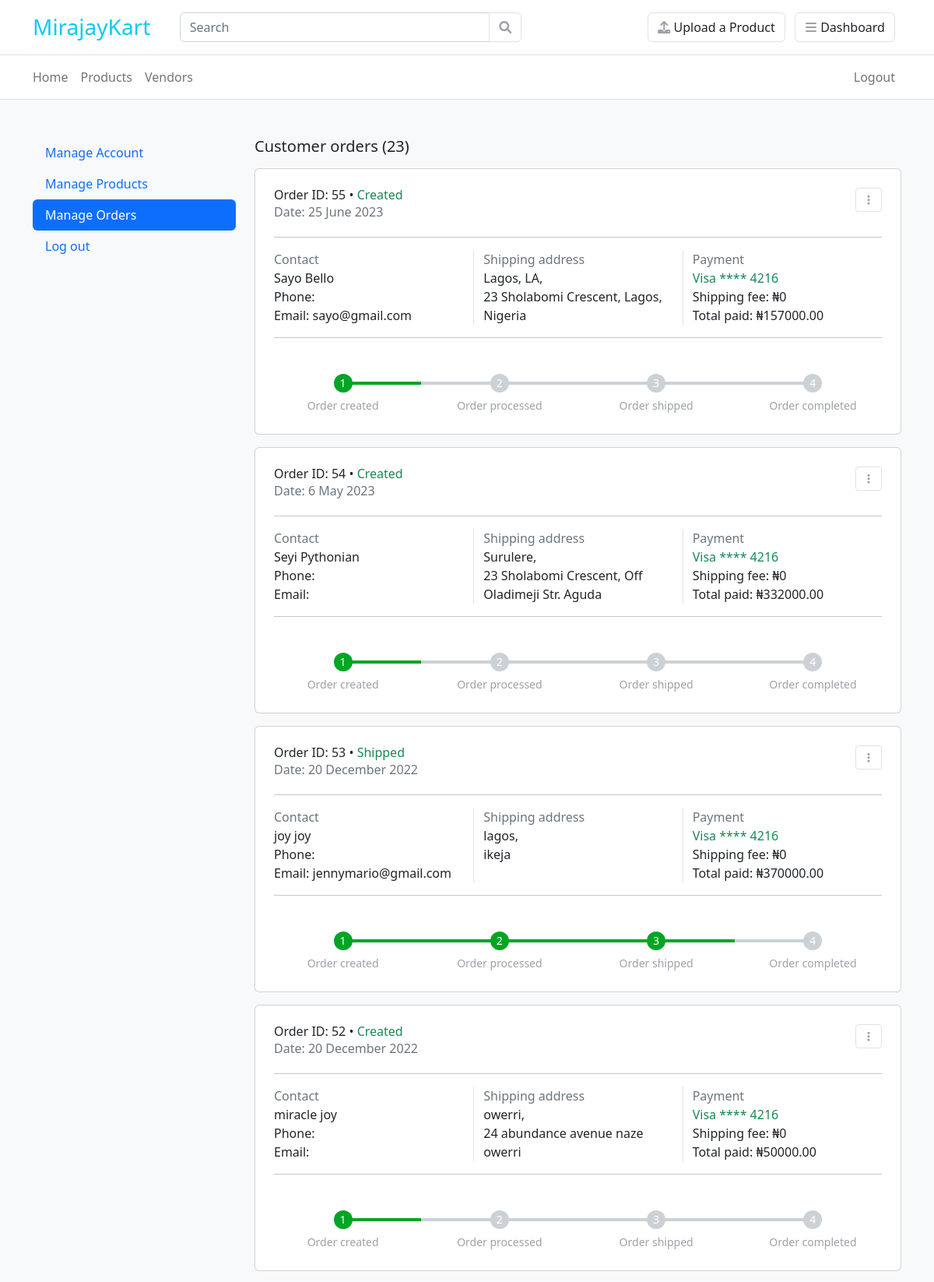
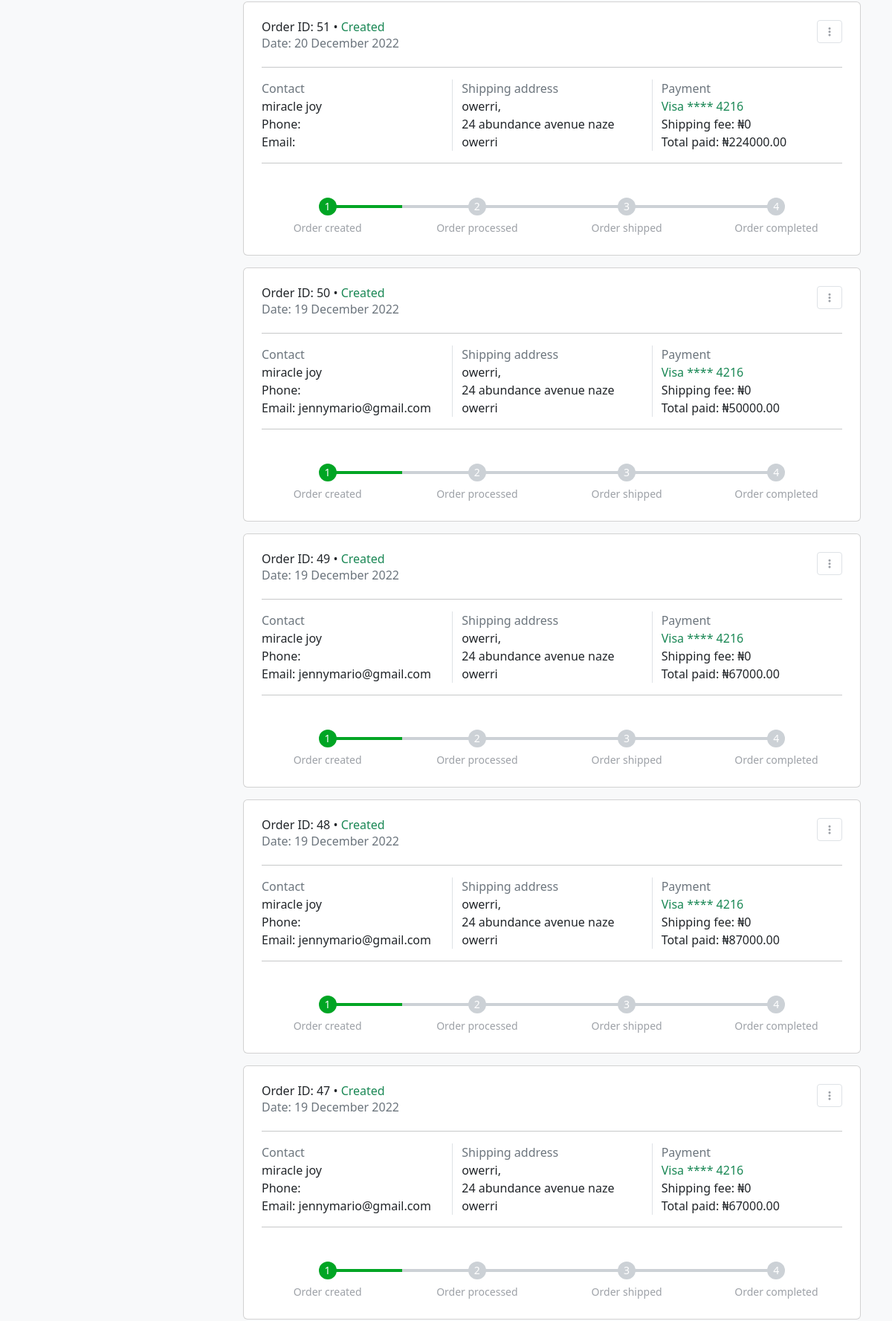
Page /account/vendor/orders/ (signed in, upper part) on the committed database (2 pictures, top to bottom).
### orders/models.py (models this page shows, shortened)
class Order(models.Model):
    CREATED = 'Created'
    PROCESSING = 'Processing'
    SHIPPED = 'Shipped'
    COMPLETED = 'Completed'
    ORDER_STATUS = [
        (CREATED, 'Created'),
        (PROCESSING, 'Processing'),
        (SHIPPED, 'Shipped'),
        (COMPLETED, 'Completed'),
    ]
    user = models.ForeignKey(
        User, on_delete=models.CASCADE, related_name='orders',
        blank=True, null=True) # models.SET_NULL
    first_name = models.CharField(max_length=50)
    last_name = models.CharField(max_length=50)
    email = models.EmailField()
    address = models.CharField(max_length=250)
    postal_code = models.CharField(max_length=5)
    phone_number = models.CharField(max_length=20)
    city = models.CharField(max_length=20)
    state = models.CharField(max_length=20)
    created = models.DateTimeField(auto_now_add=True)
    updated = models.DateTimeField(auto_now=True)
    paid = models.BooleanField(default=False)
    status = models.CharField(
        choices=ORDER_STATUS, max_length=10, default=CREATED)
    note = models.TextField(blank=True)
    delivery_date = models.DateTimeField(default=datetime.now()+timedelta(days=4))
    total_amount = models.DecimalField(
        max_digits=12, decimal_places=2,
        blank=True, null=True)
    paystack_id = models.CharField(max_length=150, blank=True)
    vendors = models.ManyToManyField(Vendor, related_name='orders')
    class Meta:
        ordering = ("-created",)
    def get_total_cost(self):
        return sum(item.get_cost() for item in self.items.all())

class OrderItem(models.Model):
    order = models.ForeignKey(Order,
                              related_name='items',
                              on_delete=models.CASCADE)
    product = models.ForeignKey(Product,
                                related_name='order_items',
                                on_delete=models.CASCADE)
    price = models.DecimalField(max_digits=10, decimal_places=2)
    quantity = models.PositiveIntegerField(default=1)
    user = models.ForeignKey(
        User, on_delete=models.CASCADE,
        related_name='orderitems',
        blank=True, null=True)
    vendor = models.ForeignKey(
        Vendor, related_name='items',
        on_delete=models.CASCADE)
    created = models.DateTimeField(auto_now_add=True)
    updated = models.DateTimeField(auto_now=True)
    def get_cost(self):
        return self.price * self.quantity

### accounts/models.py (models this page shows)
class User(AbstractUser):
    is_vendor = models.BooleanField(default=False)
    is_customer = models.BooleanField(default=False)

### accounts/views.py (the view)
# urls.py: path('vendor/orders/', views.vendor_orders, name='vendor_orders'),
@login_required
def vendor_orders(request):
    vendor = request.user.vendor
    orders = vendor.orders.all()
    template = 'vendor/orders.html'
    context = {
        'orders': orders,
        'orders_count': orders.count()
    }
    return render(request, template, context)

### carts/context_processors.py (called while the page is built)
def cart(request):
    return {'cart': Cart(request)}

### templates/vendor/orders.html (shortened to what this page needs)
{% extends 'base.html' %}
{% block content %}
<section class="py-5 bg-light">
    <div class="container">
        <div class="row">
            {% include "partials/_vendor_nav.html" %}
            <main class="col-lg-9">
                <h5 class="mb-3"> Customer orders ({{ orders_count }})</h5>
                {% for order in orders %}
                    {% include "partials/_order_card.html" %}
                {% empty %}
                    <p>There are currently no orders from customers.</p>
                {% endfor %}
            </main>
        </div>
    </div>
</section>
{% endblock %}

### templates/partials/_order_card.html (shortened to what this page needs)
<article class="card mb-3">
    <div class="card-body p-4">
        <header class="d-lg-flex">
            <div class="flex-grow-1">
                <h6 class="mb-0">
                    Order ID: {{ order.id }} &bull;
                    <span class="text-success">{{ order.get_status_display }}</span>
                </h6>
                <span class="text-muted">Date: {{ order.created|date:"j F Y" }}</span>
            </div>
            {% if not request.user.is_vendor %}
            <div>
                <a href="{% url 'orders:track_order' order.id %}" class="btn btn-sm btn-primary">Track order</a>
            </div>
            {% else %}
            <div class="float-lg-end d-flex mb-3">
                <div class="dropdown btn btn-light btn-sm float-end">
                    <a href="#" data-bs-toggle="dropdown" aria-expanded="false" id="moreOptions"><i class="fa fa-ellipsis-v"></i></a>
                </div>
            </div>
            {% endif %}
        </header>
        <hr>
        <div class="row">
            <div class="col-lg-4">
                <p class="mb-0 text-muted">Contact</p>
                <p class="m-0">
                    {{ order.first_name }} {{ order.last_name }} <br> Phone: {{ order.phone_number }} <br> Email: {{ order.user.email }} </p>
            </div>
            <div class="col-lg-4 border-start">
                <p class="mb-0 text-muted">Shipping address</p>
                <p class="m-0"> {{ order.city }}, <br> {{ order.address }} </p>
            </div>
            <div class="col-lg-4 border-start">
                <p class="mb-0 text-muted">Payment</p>
                <p class="m-0">
                    <span class="text-success"> Visa  **** 4216   </span> <br> Shipping fee: &#8358;0 <br> Total paid: &#8358;{{ order.get_total_cost }}
                </p>
            </div>
        </div>
        <hr>
        <div class="row">
            <ul class="steps-wrap mx-auto">
                <li class="step {% if order.status == 'Created' or order.status == 'Processing' or order.status == 'Shipped' or order.status == 'Completed' %}active{% endif %}">
                    <span class="icon">1</span>
                    <span class="text">Order created</span>
                </li>
                <li class="step {% if order.status == 'Processing' or order.status == 'Shipped' or order.status == 'Completed' %}active{% endif %}">
                    <span class="icon">2</span>
                    <span class="text">Order processed</span>
                </li>
                <li class="step {% if order.status == 'Shipped' or order.status == 'Completed' %}active{% endif %}">
                    <span class="icon">3</span>
                    <span class="text">Order shipped</span>
                </li>
                <li class="step {% if order.status == 'Completed' %}active{% endif %}">
                    <span class="icon">4</span>
                    <span class="text">Order completed</span>
                </li>
            </ul>
        </div>
    </div>
</article>

### static/css/ui.css (style rules this page uses)
.btn-light { background-color: #fff; border-color: #dee2e6; color: #212529 }
.btn-light i { color: #9da1a7 }
.btn i { min-width: 16px }
.steps-wrap { list-style: none; margin: 0; padding: 0; margin-top: 30px; position: relative; display: flex; border-radius: 30px }
.steps-wrap .step { width: 100%; text-align: center; position: relative; flex-grow: 1; font-size: 14px; line-height: 24px }
.steps-wrap .step:before { background-color: #ccd1d6; height: 4px; position: absolute; content: " "; width: 100%; right: 50%; top: 10px }
.steps-wrap .step:first-child:before { display: none }
.steps-wrap .icon { color: #fff; display: inline-block; position: relative; z-index: 10; width: 24px; height: 24px; border-radius: 24px; text-align: center; background: #ccd1d6 }
.steps-wrap .text { display: block; padding-top: 5px; text-align: center; color: #9da1a7 }
.steps-wrap .step.active .icon { background: #00a524; color: #fff }
.steps-wrap .step.active .text { color: #9da1a7 }
.steps-wrap .step.active:before { background: #00a524 }
.steps-wrap .step.active:after { background: #00a524; height: 4px; position: absolute; content: " "; z-index: 5; width: 50%; right: 0%; top: 10px }

### rows in the picture
Order: id "55", status "Created", created "25 June 2023", first_name "Sayo", last_name "Bello", user.email "sayo@gmail.com", city "Lagos, LA", address "23 Sholabomi Crescent, Lagos, Nigeria", get_total_cost "157000.00"
Order: id "54", status "Created", created "6 May 2023", first_name "Seyi", last_name "Pythonian", city "Surulere", address "23 Sholabomi Crescent, Off Oladimeji Str. Aguda", get_total_cost "332000.00"
Order: id "53", status "Shipped", created "20 December 2022", first_name "joy", last_name "joy", user.email "jennymario@gmail.com", city "lagos", address "ikeja", get_total_cost "370000.00"
Order: id "52", status "Created", created "20 December 2022", first_name "miracle", last_name "joy", city "owerri", address "24 abundance avenue naze owerri", get_total_cost "50000.00"
Order: id "51", status "Created", created "20 December 2022", first_name "miracle", last_name "joy", city "owerri", address "24 abundance avenue naze owerri", get_total_cost "224000.00"
Order: id "50", status "Created", created "19 December 2022", first_name "miracle", last_name "joy", user.email "jennymario@gmail.com", city "owerri", address "24 abundance avenue naze owerri", get_total_cost "50000.00"
Order: id "49", status "Created", created "19 December 2022", first_name "miracle", last_name "joy", user.email "jennymario@gmail.com", city "owerri", address "24 abundance avenue naze owerri", get_total_cost "67000.00"
Order: id "48", status "Created", created "19 December 2022", first_name "miracle", last_name "joy", user.email "jennymario@gmail.com", city "owerri", address "24 abundance avenue naze owerri", get_total_cost "87000.00"
Order: id "47", status "Created", created "19 December 2022", first_name "miracle", last_name "joy", user.email "jennymario@gmail.com", city "owerri", address "24 abundance avenue naze owerri", get_total_cost "67000.00"

### other values in the picture
{{ orders_count }} "23"
